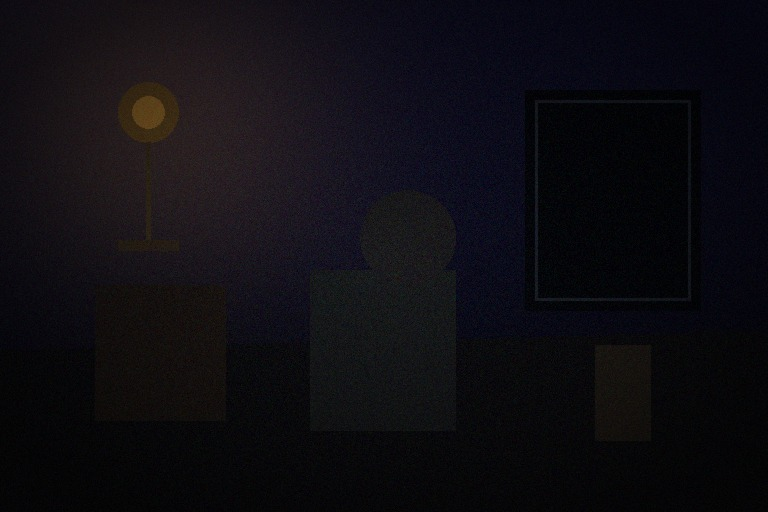
#> input picture data/test_low_light.jpg, 768 x 512 px
$ python make_prompt_map_visualization.py --low-image ../data/test_low_light.jpg --output out.png   (older library calls are emulated)
#> lines starting #> are read from the running program, lines starting #| are printed output that depends on the picture
### src/prompts.py
import os
import argparse
from typing import Dict, Tuple

import cv2
import numpy as np


EPS = 1e-8


def normalize_map(x: np.ndarray) -> np.ndarray:
    """
    Normalize a single-channel map to [0, 1].
    """
    x = x.astype(np.float32)
    min_val = np.min(x)
    max_val = np.max(x)

    if max_val - min_val < EPS:
        return np.zeros_like(x, dtype=np.float32)

    return (x - min_val) / (max_val - min_val + EPS)


# [15 lines left out: function read_image_rgb, not called in this run]


def rgb_to_gray(image_rgb: np.ndarray) -> np.ndarray:
    """
    Convert RGB image in [0, 1] to grayscale.
    Output shape: H x W
    """
    r = image_rgb[:, :, 0]
    g = image_rgb[:, :, 1]
    b = image_rgb[:, :, 2]

    gray = 0.299 * r + 0.587 * g + 0.114 * b
    return gray.astype(np.float32)


def illumination_map(image_rgb: np.ndarray) -> np.ndarray:
    """
    Extract illumination map from RGB image.
    """
    illum = np.max(image_rgb, axis=2)
    illum = normalize_map(illum)

    return illum.astype(np.float32)


def edge_map(image_rgb: np.ndarray) -> np.ndarray:
    """
    Extract edge map using Sobel operator.
    """
    gray = rgb_to_gray(image_rgb)

    sobel_x = cv2.Sobel(gray, cv2.CV_32F, 1, 0, ksize=3)
    sobel_y = cv2.Sobel(gray, cv2.CV_32F, 0, 1, ksize=3)

    edge = np.sqrt(sobel_x ** 2 + sobel_y ** 2)
    edge = normalize_map(edge)

    return edge.astype(np.float32)


def frequency_map(image_rgb: np.ndarray) -> np.ndarray:
    """
    Extract high-frequency/detail map using Laplacian filter.
    """
    gray = rgb_to_gray(image_rgb)

    lap = cv2.Laplacian(gray, cv2.CV_32F, ksize=3)
    freq = np.abs(lap)
    freq = normalize_map(freq)

    return freq.astype(np.float32)


def noise_estimate_map(image_rgb: np.ndarray, blur_kernel: Tuple[int, int] = (5, 5)) -> np.ndarray:
    """
    Estimate noise map using residual between grayscale image and Gaussian-smoothed image.
    """
    gray = rgb_to_gray(image_rgb)

    smooth = cv2.GaussianBlur(gray, blur_kernel, sigmaX=0)
    noise = np.abs(gray - smooth)
    noise = normalize_map(noise)

    return noise.astype(np.float32)


def generate_prompt_maps(image_rgb: np.ndarray) -> Dict[str, np.ndarray]:
    """
    Generate all DASP prompt maps.
    """
    maps = {
        "illumination": illumination_map(image_rgb),
        "edge": edge_map(image_rgb),
        "frequency": frequency_map(image_rgb),
        "noise": noise_estimate_map(image_rgb),
    }

    return maps


def build_dasp_input(image_rgb: np.ndarray) -> np.ndarray:
    """
    Build 7-channel input for DASP-Net.

    Output:
        dasp_input: 7 x H x W, float32
    """
    maps = generate_prompt_maps(image_rgb)

    rgb_chw = np.transpose(image_rgb, (2, 0, 1))

    illum = maps["illumination"][None, :, :]
    edge = maps["edge"][None, :, :]
    freq = maps["frequency"][None, :, :]
    noise = maps["noise"][None, :, :]

    dasp_input = np.concatenate(
        [rgb_chw, illum, edge, freq, noise],
        axis=0
    )

    return dasp_input.astype(np.float32)


# [35 lines left out: functions save_prompt_maps, main, not called in this run]


# [2 lines that do not run on import are left out]

### src/make_prompt_map_visualization.py
import argparse
import sys
from pathlib import Path

import matplotlib.pyplot as plt
import numpy as np
from PIL import Image

sys.path.append(str(Path(__file__).resolve().parent))

from prompts import build_dasp_input


def read_rgb(path, size=None):
    img = Image.open(path).convert("RGB")
    if size is not None:
        img = img.resize(size, Image.BICUBIC)
    return np.asarray(img).astype(np.float32) / 255.0


def normalize_map(x):
    x = np.asarray(x, dtype=np.float32)
    mn = float(np.min(x))
    mx = float(np.max(x))
    if mx - mn < 1e-8:
        return np.zeros_like(x)
    return (x - mn) / (mx - mn)


def extract_prompt_channels(dasp):
    """
    Expected channel order:
      0 R
      1 G
      2 B
      3 illumination
      4 edge
      5 frequency
      6 noise

    build_dasp_input may return either CHW or HWC.
    """
    arr = np.asarray(dasp, dtype=np.float32)

    if arr.ndim != 3:
        raise ValueError(f"Expected 3D DASP input, got shape {arr.shape}")

    # CHW
    if arr.shape[0] == 7:
        return {
            "illumination": arr[3],
            "edge": arr[4],
            "frequency": arr[5],
            "noise": arr[6],
        }

    # HWC
    if arr.shape[-1] == 7:
        return {
            "illumination": arr[:, :, 3],
            "edge": arr[:, :, 4],
            "frequency": arr[:, :, 5],
            "noise": arr[:, :, 6],
        }

    raise ValueError(f"Unsupported DASP shape: {arr.shape}")


def main():
    parser = argparse.ArgumentParser(description="Create a visualization of DASP prompt maps.")
    parser.add_argument("--low-image", required=True)
    parser.add_argument("--reference-image", default=None)
    parser.add_argument("--output", required=True)
    parser.add_argument("--title", default="DASP handcrafted prompt maps")
    parser.add_argument("--height", type=int, default=256)
    parser.add_argument("--width", type=int, default=256)
    args = parser.parse_args()

    size = (args.width, args.height)

    low = read_rgb(args.low_image, size=size)
#> in read_rgb, img is the input picture: PIL image 768x512 RGB; mean R, G, B 14.6, 12.9, 17.8
#> in read_rgb, `img = img.resize(size, Image.BICUBIC)`:
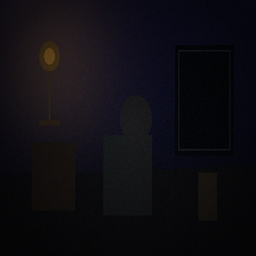
#> img: PIL image 256x256 RGB; mean R, G, B 14.6, 13, 17.8
    ref = read_rgb(args.reference_image, size=size) if args.reference_image else None

    dasp = build_dasp_input(low)
#> in normalize_map, `min_val = np.min(x)`: min_val = 0.00784
#> in normalize_map, `max_val = np.max(x)`: max_val = 0.376
#> in rgb_to_gray, `g = image_rgb[:, :, 1]`:
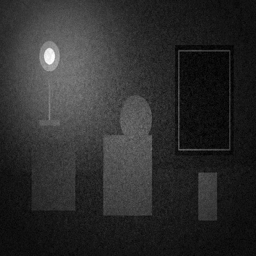
#> g: shape (256, 256) float32; min 0.00392, max 0.267, mean 0.0508; drawn with min black and max white
#> in rgb_to_gray, `b = image_rgb[:, :, 2]`:
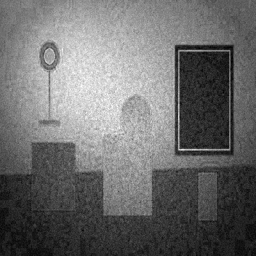
#> b: shape (256, 256) float32; min 0.00784, max 0.153, mean 0.0697; drawn with min black and max white
#> in edge_map, `edge = np.sqrt(sobel_x ** 2 + sobel_y ** 2)`:
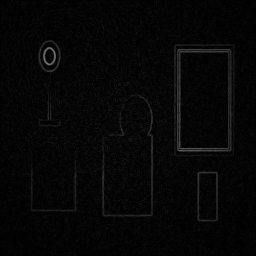
#> edge: shape (256, 256) float32; min 0, max 0.464, mean 0.0261
#> in frequency_map, `lap = cv2.Laplacian(gray, cv2.CV_32F, ksize=3)`:
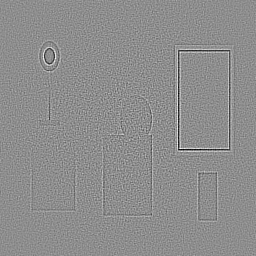
#> lap: shape (256, 256) float32; min -0.472, max 0.377, mean 8.65e-06; drawn with min black and max white
#> in frequency_map, `freq = np.abs(lap)`:
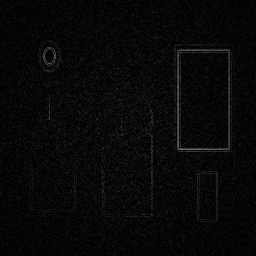
#> freq: shape (256, 256) float32; min 0, max 0.472, mean 0.0325
#> in normalize_map (call 3), `max_val = np.max(x)`: max_val = 0.472
#> in normalize_map (call 3), `return (x - min_val) / (max_val - min_val + EPS)`:
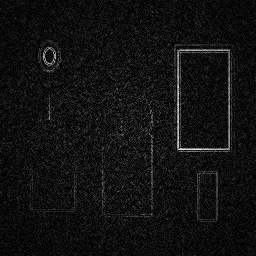
#> returned value: shape (256, 256) float32; min 0, max 1, mean 0.0689
#> in build_dasp_input, `maps = generate_prompt_maps(image_rgb)`: maps = 4 items
    maps = extract_prompt_channels(dasp)
#> maps = 4 items

    panels = [
        ("Low-light", low, "rgb"),
        ("Illumination", normalize_map(maps["illumination"]), "gray"),
        ("Edge", normalize_map(maps["edge"]), "gray"),
        ("Frequency", normalize_map(maps["frequency"]), "gray"),
        ("Noise", normalize_map(maps["noise"]), "gray"),
    ]
#> in normalize_map, `mn = float(np.min(x))`: mn = 0
#> in normalize_map, `mx = float(np.max(x))`: mx = 1

    if ref is not None:
        panels.append(("Reference", ref, "rgb"))

    fig_w = max(12, len(panels) * 2.4)
#> fig_w = 12
    fig, axes = plt.subplots(1, len(panels), figsize=(fig_w, 3.2))

    if len(panels) == 1:
        axes = [axes]

    for ax, (name, image, mode) in zip(axes, panels):
        if mode == "rgb":
            ax.imshow(np.clip(image, 0, 1))
        else:
            ax.imshow(np.clip(image, 0, 1), cmap="gray", vmin=0, vmax=1)
        ax.set_title(name, fontsize=10)
        ax.axis("off")
#> this loop made 5 passes
#> (name, mode) on passes 1 to 5: ('Low-light', 'rgb'), ('Illumination', 'gray'), ('Edge', 'gray'), ('Frequency', 'gray'), ('Noise', 'gray')

    fig.suptitle(args.title, fontsize=12)
    plt.tight_layout()

    output = Path(args.output)
    output.parent.mkdir(parents=True, exist_ok=True)
    fig.savefig(output, dpi=300, bbox_inches="tight")
    plt.close(fig)

    print(f"Saved: {output}")


if __name__ == "__main__":
    main()
